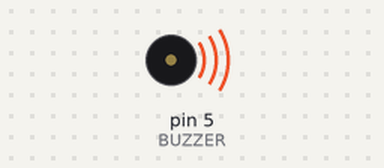
Recording of a sketch running on a simulated Arduino Uno, built with avr-gcc and run on an emulated ATmega328P. Shown: buzzer (waves = sounding).

Above: at 0.1 s.
Timing chart, 0 to 39.5 s (numbered marks = the images above):
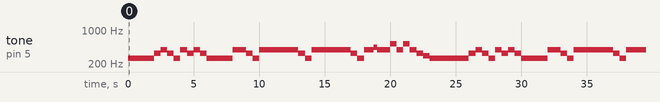

The sketch:

lab-1-4-2.ino
```cpp
enum { REST = 0, DO = 262, RE = 294, MI = 330, FA = 349, SOL = 392, LA = 440, SHI = 494, DO2 = 523 };
#define BUZZER 5 // Arduino PIN 정의
int Num = 97;
int Frequency[97] = {DO, REST, DO, REST, DO, REST, DO, REST, DO, REST, MI, REST, SOL, REST, SOL, REST, MI, REST, DO, REST, SOL, REST, SOL, REST, MI, REST, SOL, REST, SOL, REST, MI, REST, DO, REST, DO, REST, DO, REST,SOL, REST, SOL, REST, MI, REST, DO, REST, SOL, REST, SOL, REST, SOL, REST, SOL, REST, SOL, REST, MI, REST, DO, REST, SOL, REST, SOL, REST, SOL, REST, SOL, REST, SOL, REST, MI, REST, DO, REST, SOL, REST, SOL, REST, SOL, REST, LA, REST, SOL, REST, DO2, REST, SOL, REST, DO2, REST, SOL, REST, MI, REST, RE, REST, DO};

int Delay[97] = {500, 0, 250, 0, 250, 0, 500, 0, 500, 0, 500, 0, 250, 0, 250, 0, 500, 0, 500, 0, 250, 0, 250, 0, 500, 0, 250, 0, 250, 0, 500, 0, 500, 0, 500, 0, 1000, 0, 500, 0, 500, 0, 500, 0, 500, 0, 500, 0, 500, 0, 1000, 0, 500, 0, 500, 0, 500, 0, 500, 0, 500, 0, 500, 0, 1000, 0, 500, 0, 500, 0, 500, 0, 500, 0, 250, 0, 250, 0, 250, 0, 250, 0, 1000, 0, 500, 0, 500, 0, 500, 0, 500, 0, 500, 0, 500, 0, 1000};

void setup() {
  pinMode(BUZZER, OUTPUT); // 5번 PIN을 출력으로 설정
}

void loop() {
  int i;
  for (i = 0; i < Num; i++) {
    tone(BUZZER, Frequency[i]); // 5번 PIN을 통해 출력
    delay(Delay[i]); // 유지 시간
  }
}
```

Measured:
- by itself, tone on pin 5 (BUZZER): plays 262 Hz for 2.0 s, 330 Hz for 0.50 s, 392 Hz for 0.50 s, 330 Hz for 0.50 s, 262 Hz for 0.50 s, 392 Hz for 0.50 s … (45 notes in this stretch)
